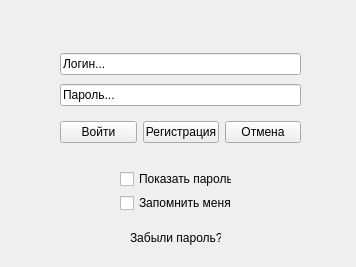
<?xml version="1.0" encoding="UTF-8"?>
<ui version="4.0">
 <class>Form</class>
 <widget class="QWidget" name="Form">
  <property name="geometry">
   <rect>
    <x>0</x>
    <y>0</y>
    <width>356</width>
    <height>267</height>
   </rect>
  </property>
  <property name="windowTitle">
   <string>Form</string>
  </property>
  <widget class="QLabel" name="label">
   <property name="geometry">
    <rect>
     <x>130</x>
     <y>230</y>
     <width>91</width>
     <height>16</height>
    </rect>
   </property>
   <property name="text">
    <string>Забыли пароль?</string>
   </property>
  </widget>
  <widget class="QWidget" name="">
   <property name="geometry">
    <rect>
     <x>60</x>
     <y>110</y>
     <width>241</width>
     <height>44</height>
    </rect>
   </property>
   <layout class="QHBoxLayout" name="horizontalLayout">
    <item>
     <widget class="QPushButton" name="pushButton">
      <property name="text">
       <string>Войти</string>
      </property>
     </widget>
    </item>
    <item>
     <widget class="QPushButton" name="pushButton_3">
      <property name="text">
       <string>Регистрация</string>
      </property>
     </widget>
    </item>
    <item>
     <widget class="QPushButton" name="pushButton_2">
      <property name="text">
       <string>Отмена</string>
      </property>
     </widget>
    </item>
   </layout>
  </widget>
  <widget class="QWidget" name="">
   <property name="geometry">
    <rect>
     <x>60</x>
     <y>50</y>
     <width>241</width>
     <height>61</height>
    </rect>
   </property>
   <layout class="QVBoxLayout" name="verticalLayout">
    <item>
     <widget class="QLineEdit" name="lineEdit_2">
      <property name="text">
       <string>Логин...</string>
      </property>
     </widget>
    </item>
    <item>
     <widget class="QLineEdit" name="lineEdit_3">
      <property name="text">
       <string>Пароль...</string>
      </property>
     </widget>
    </item>
   </layout>
  </widget>
  <widget class="QWidget" name="">
   <property name="geometry">
    <rect>
     <x>120</x>
     <y>170</y>
     <width>112</width>
     <height>42</height>
    </rect>
   </property>
   <layout class="QVBoxLayout" name="verticalLayout_2">
    <item>
     <widget class="QCheckBox" name="checkBox_2">
      <property name="text">
       <string>Показать пароль</string>
      </property>
     </widget>
    </item>
    <item>
     <widget class="QCheckBox" name="checkBox_3">
      <property name="text">
       <string>Запомнить меня</string>
      </property>
     </widget>
    </item>
   </layout>
  </widget>
 </widget>
 <resources/>
 <connections/>
</ui>
